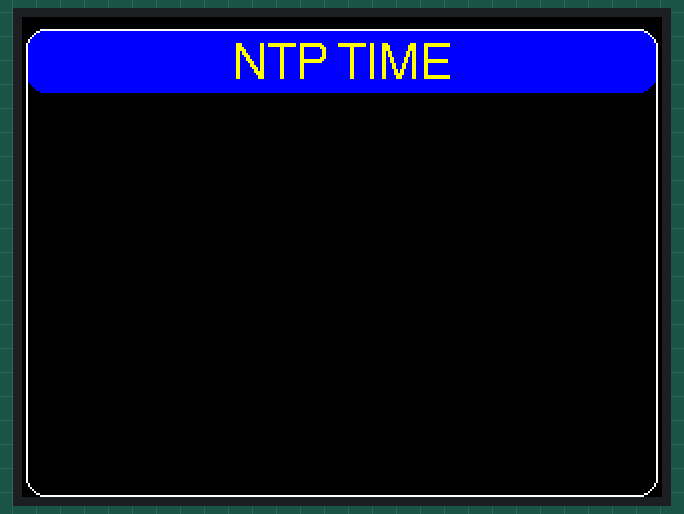
Simulated run of this sketch. Board: ESP32. On the bench: 320×240 colour display. WiFi joins after 1.5 s; servers stay silent unless stated; the local clock reads 2024-03-15 10:24:30 at power-on unless the sketch sets it.

Above: at 0.3 s.
At 2.0 s:
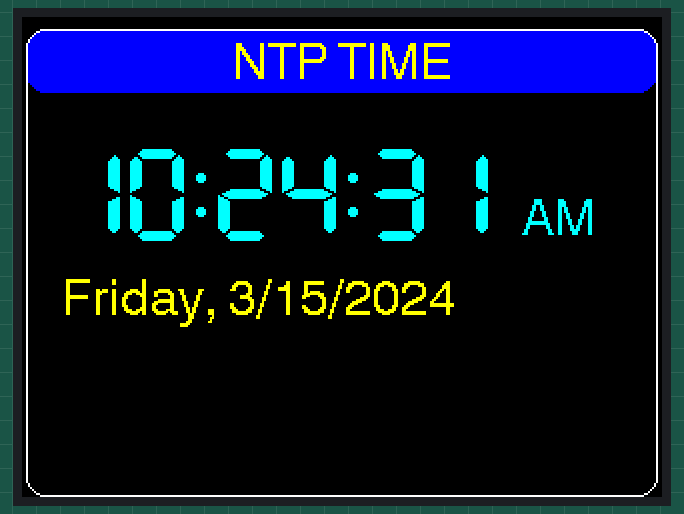
At 11.0 s:
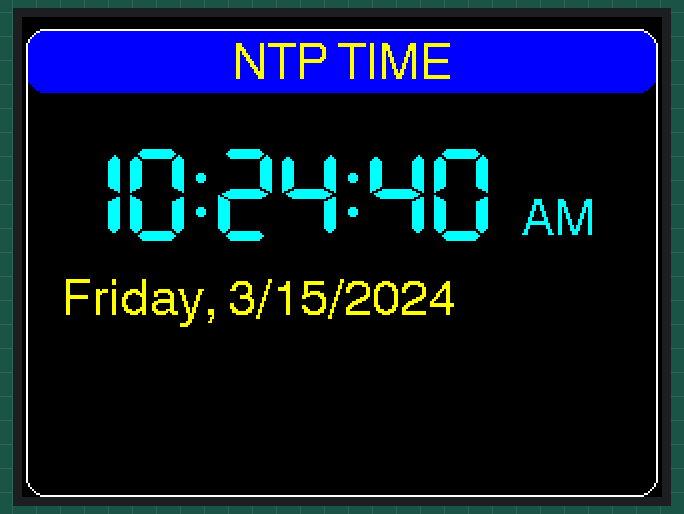
At 20.0 s:
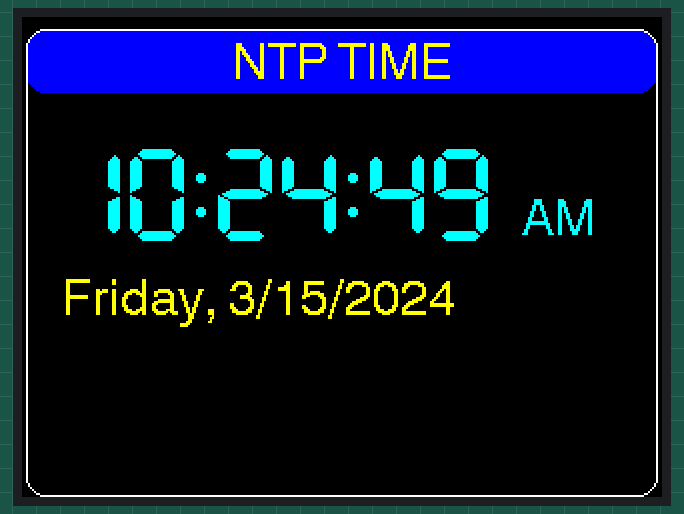
At 29.0 s:
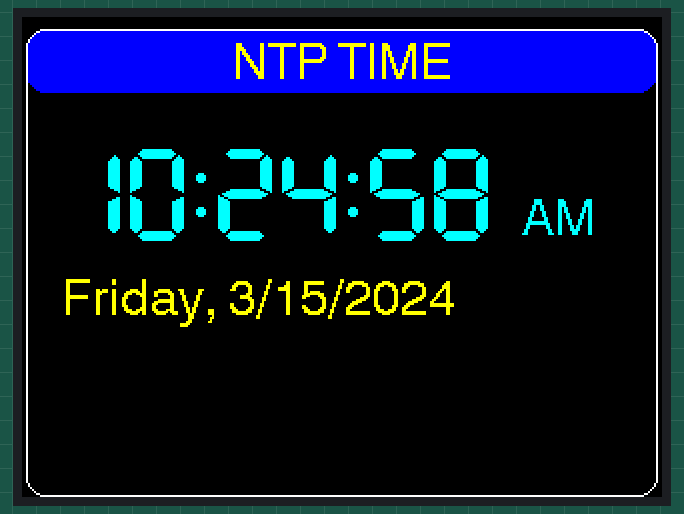
At 39.0 s:
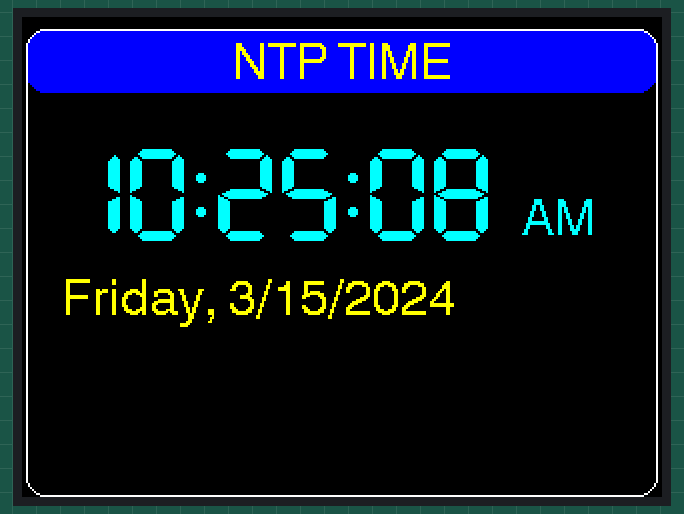

Measured:
- what the display in image 1 shows lasts 1.0 s, from 2.0 s to 3.0 s

The sketch:

step6.ino
```cpp
// (licence header left out)
#include <TFT_eSPI.h>                              // https://github.com/Bodmer/TFT_eSPI
#include <ezTime.h>                                // https://github.com/ropg/ezTime
#if defined(ESP32)
#include <WiFi.h>                                  // use this WiFi lib for ESP32, or
#elif defined (ESP8266)
#include <ESP8266WiFi.h>                           // use this WiFi lib for ESP8266
#endif

#define TITLE              "NTP TIME"
#define WIFI_SSID          "yourSSID"
#define WIFI_PWD           "yourPassword"
#define TZ_RULE            "EST5EDT,M3.2.0/2:00:00,M11.1.0/2:00:00"

#define USE_12HR_FORMAT    true                    // preferred format for local time
#define LEADING_ZERO       false                   // show "01:00" vs " 1:00"

#define TIMECOLOR          TFT_CYAN                // color of 7-segment time display
#define DATECOLOR          TFT_YELLOW              // color of displayed month & day
#define LABEL_FGCOLOR      TFT_YELLOW
#define LABEL_BGCOLOR      TFT_BLUE

TFT_eSPI tft = TFT_eSPI();                         // display object
Timezone local;                                    // local timezone variable
time_t t,lt;


void showAMPM (int hr) {
  int x=250,y=90,ft=4;                             // screen position & font
  tft.setTextColor(TIMECOLOR,TFT_BLACK);           // use same color as time
  if (!USE_12HR_FORMAT)
    tft.fillRect(x,y,50,20,TFT_BLACK);             // 24hr display, so no AM/PM
  else if (hr<12)
    tft.drawString("AM",x,y,ft);                   // before noon, so draw AM
  else
    tft.drawString("PM",x,y,ft);                   // after noon, so draw PM
}

void displayTime(time_t t) {
  int x=20, y=65, f=7;                             // screen position & font
  tft.setTextColor(TIMECOLOR, TFT_BLACK);          // set time color
  int h=hour(t); int m=minute(t); int s=second(t); // get hours, minutes, and seconds
  showAMPM(h);                                     // display AM/PM, if needed
  if (USE_12HR_FORMAT) {                           // adjust hours for 12 vs 24hr format:
    if (h==0) h=12;                                // 00:00 becomes 12:00
    if (h>12) h-=12;                               // 13:00 becomes 01:00
  }
  if (h<10) {                                      // is hour a single digit?
    if ((!USE_12HR_FORMAT)||(LEADING_ZERO))        // 24hr format: always use leading 0
      x+= tft.drawChar('0',x,y,f);                 // show leading zero for hours
    else {
      tft.setTextColor(TFT_BLACK,TFT_BLACK);       // black on black text
      x+=tft.drawChar('8',x,y,f);                  // will erase the old digit
      tft.setTextColor(TIMECOLOR,TFT_BLACK);       // restore time color
    }
  }
  x+= tft.drawNumber(h,x,y,f);                     // hours
  x+= tft.drawChar(':',x,y,f);                     // hour:min separator
  if (m<10) x+= tft.drawChar('0',x,y,f);           // leading zero for minutes
  x+= tft.drawNumber(m,x,y,f);                     // show minutes
  x+= tft.drawChar(':',x,y,f);                     // show ":"
  if (s<10) x+= tft.drawChar('0',x,y,f);           // add leading zero if needed
  x+= tft.drawNumber(s,x,y,f);                     // show seconds
}

void displayDate(time_t t) {
  int x=20,y=130,f=4;                              // screen position & font
  const char* days[] = {"Sunday","Monday","Tuesday",
    "Wednesday","Thursday","Friday","Saturday"};
  tft.setTextColor(DATECOLOR, TFT_BLACK);
  tft.fillRect(x,y,265,26,TFT_BLACK);              // erase previous date
  x+=tft.drawString(days[weekday()-1],x,y,f);      // show day of week
  x+=tft.drawString(", ",x,y,f);                   // and
  x+=tft.drawNumber(month(),x,y,f);                // show date as month/day/year
  x+=tft.drawChar('/',x,y,f);
  x+=tft.drawNumber(day(),x,y,f);
  x+=tft.drawChar('/',x,y,f);
  x+=tft.drawNumber(year(),x,y,f);
}

void updateDisplay() {
  if (t!=now()) {                                  // is it a new second yet?
    time_t newLt = local.now();                    // get local time
    displayTime(newLt);                            // and display it
    if (day(newLt)!=day(lt))                       // did date change?
      displayDate(newLt);                          // yes, so display it
    t=now();                                       // remember current UTC
    lt = newLt;                                    // remember current local time
  }
}

void newScreen() {
  tft.fillScreen(TFT_BLACK);                       // start with empty screen
  tft.fillRoundRect(2,6,316,32,10,LABEL_BGCOLOR);  // put title bar at top
  tft.drawRoundRect(2,6,316,234,10,TFT_WHITE);     // draw edge around screen
  tft.setTextColor(LABEL_FGCOLOR,LABEL_BGCOLOR);   // set label colors
  tft.drawCentreString(TITLE,160,12,4);            // show title at top
}

void setup() {
  tft.init();
  tft.setRotation(1);                              // portrait screen orientation
  newScreen();
  WiFi.begin(WIFI_SSID,WIFI_PWD);                  // attempt WiFi connection
  waitForSync();                                   // wait for NTP packet return
  local.setPosix(TZ_RULE);                         // estab. local TZ by rule
}

void loop() {
  events();                                        // allow NTP updates
  updateDisplay();                                 // update clock every second
}
```
